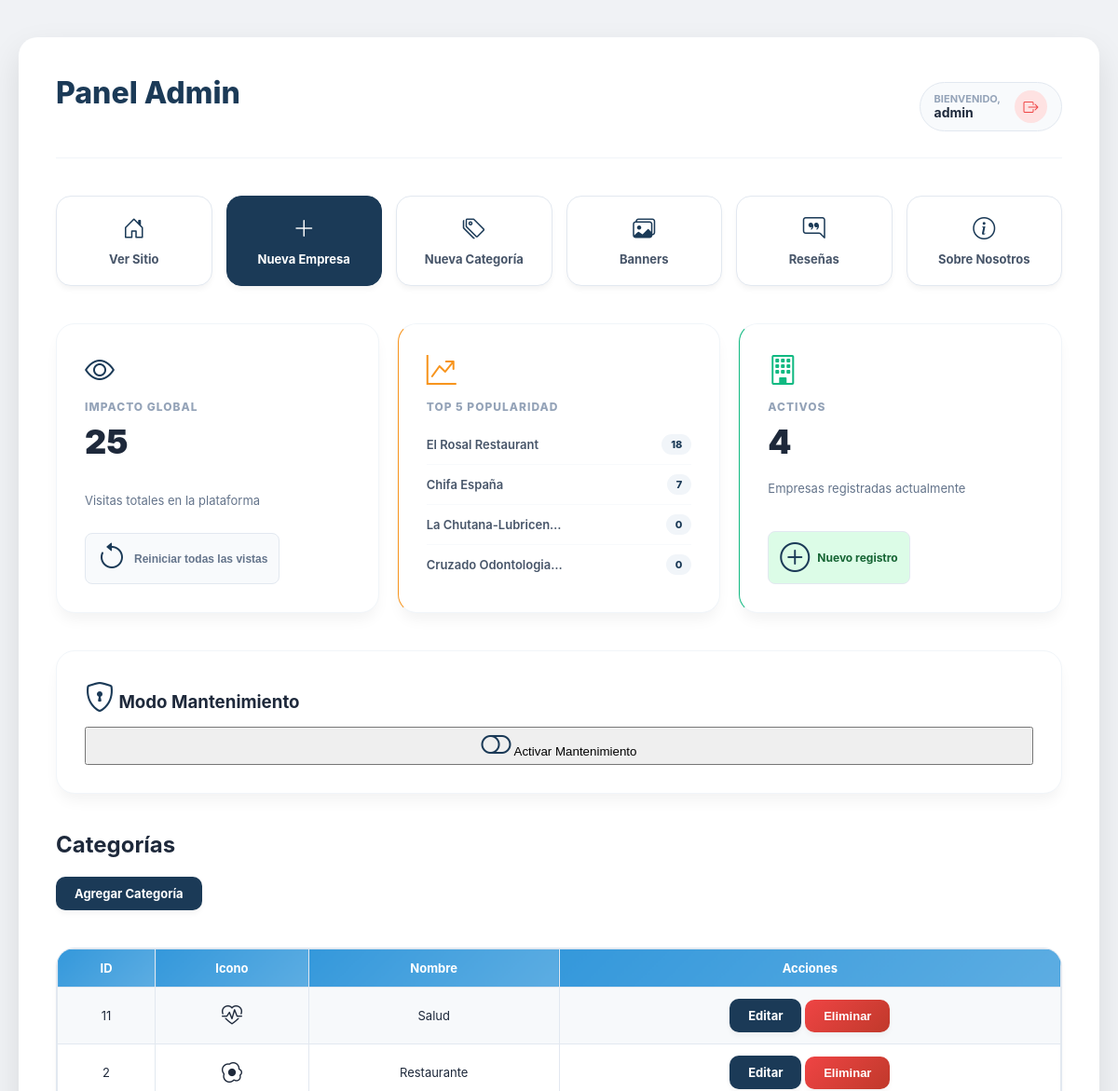
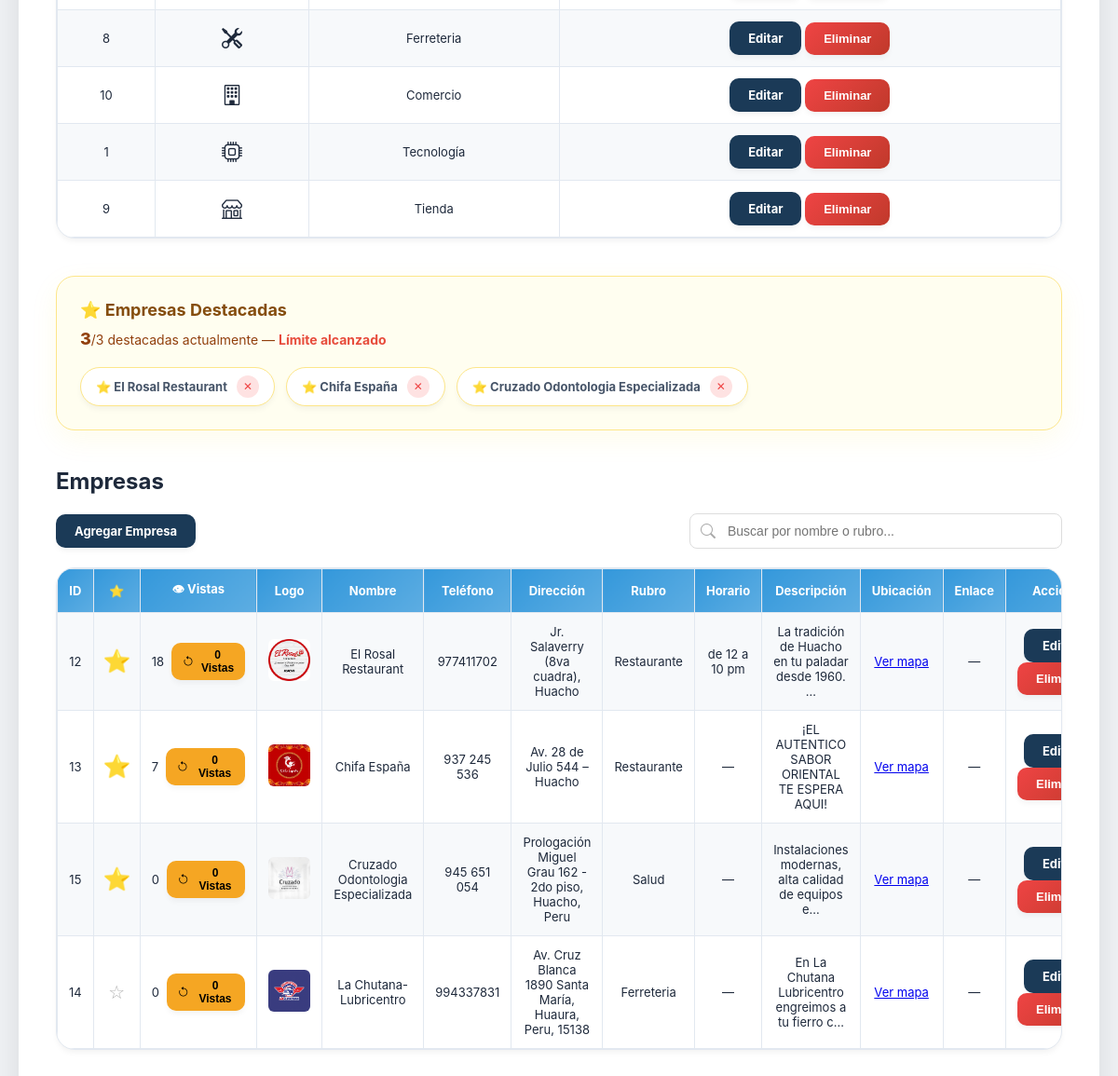
The page /login/editor.php (signed in) on the database as committed earlier (2 pictures, top to bottom).
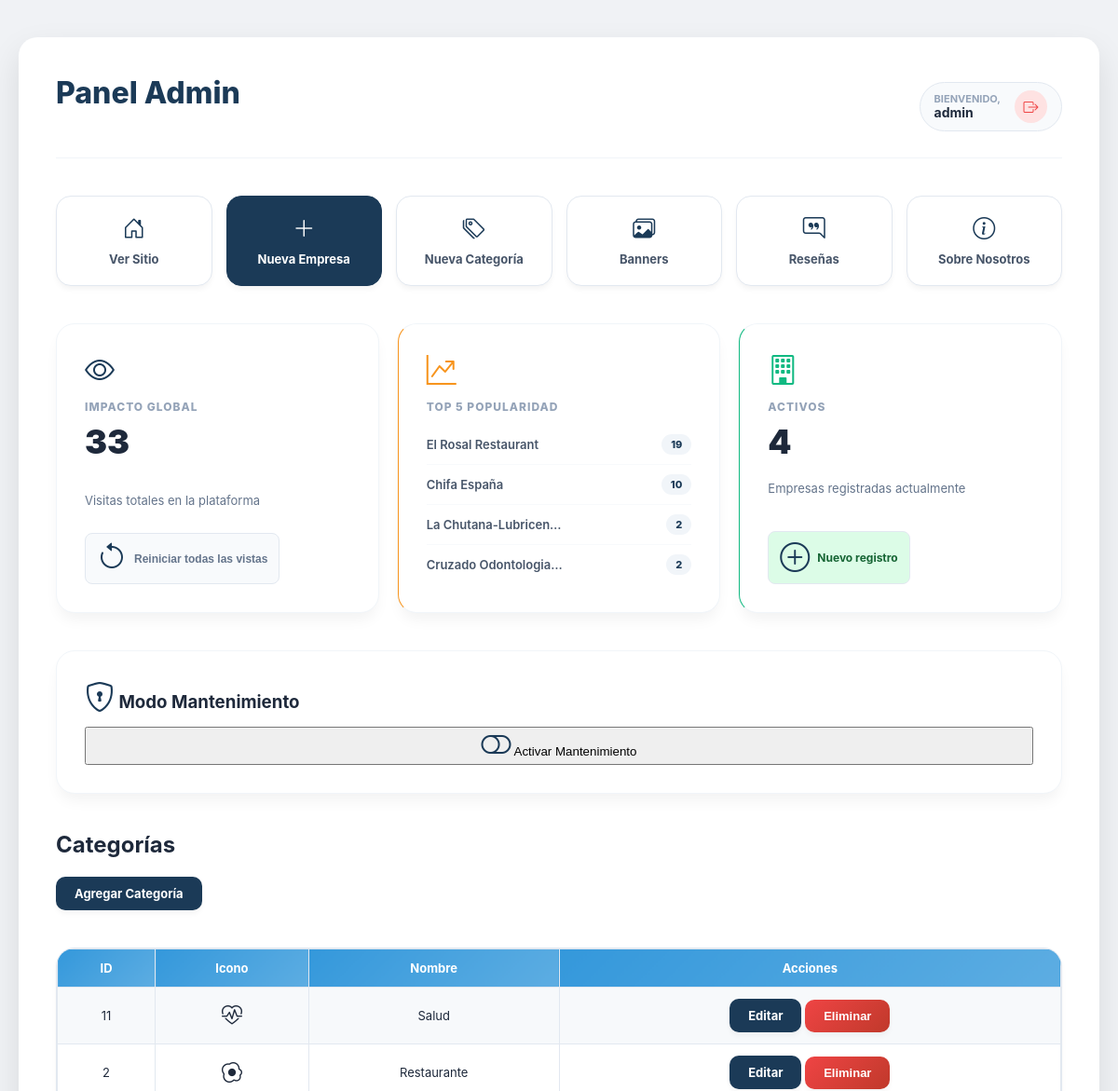
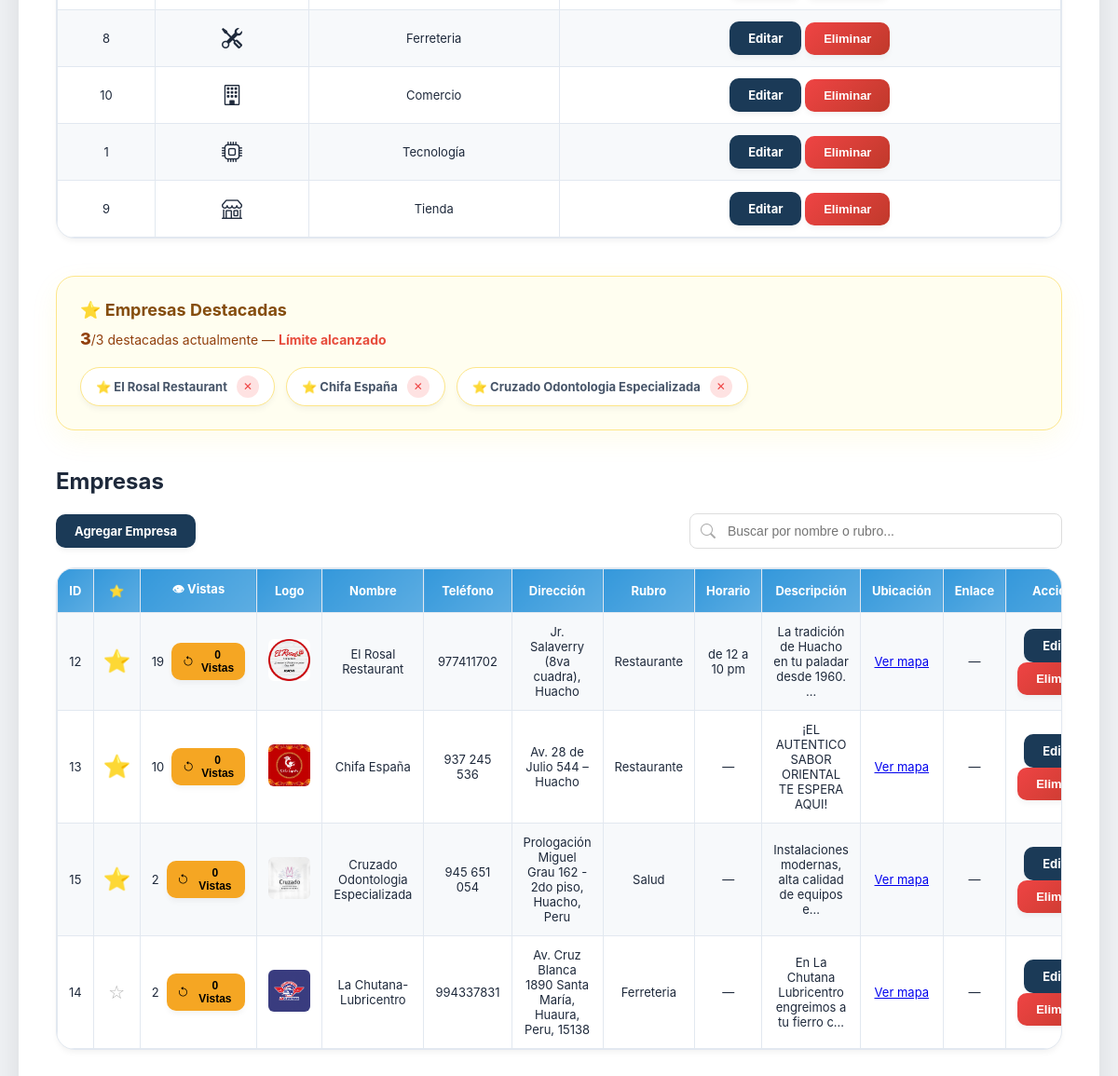
The same page on the database as committed later (2 pictures, top to bottom).
### tables this page shows
CREATE TABLE `empresas` (
  `id_empresa` int(11) NOT NULL,
  `logo` varchar(255) DEFAULT NULL,
  `nombre` varchar(150) NOT NULL,
  `slug` varchar(255) DEFAULT NULL,
  `email` varchar(100) DEFAULT NULL,
  `telefono` varchar(20) DEFAULT NULL,
  `direccion` varchar(200) DEFAULT NULL,
  `id_categoria` int(11) DEFAULT NULL,
  `fecha_registro` timestamp NOT NULL DEFAULT current_timestamp(),
  `horario` varchar(100) DEFAULT NULL,
  `descripcion` text DEFAULT NULL,
  `ubicacion_link` varchar(500) DEFAULT NULL,
  `link_empresa` varchar(255) DEFAULT NULL,
  `vistas` int(11) DEFAULT 0,
  `destacada` tinyint(1) DEFAULT 0,
  `facebook` varchar(255) DEFAULT NULL,
  `clics_whatsapp` int(11) DEFAULT 0
);

CREATE TABLE `categorias` (
  `id_categoria` int(11) NOT NULL,
  `nombre` varchar(100) NOT NULL,
  `slug` varchar(255) DEFAULT NULL,
  `descripcion` text DEFAULT NULL,
  `icono` varchar(50) DEFAULT 'bi-briefcase',
  `orden` int(11) NOT NULL DEFAULT 0
);

### login/editor.php (the view, shortened to what the changed rows need)
<?php
include '../db.php';
$rol = $_SESSION['rol'];
?>
<!DOCTYPE html>
<html lang="es">
<head>
    <link rel="stylesheet" href="<?= APP_URL ?>/assets/css/login.css?v=<?= filemtime(__DIR__ . '/../assets/css/login.css') ?>">
    <link rel="stylesheet" href="https://cdn.jsdelivr.net/npm/bootstrap-icons@1.11.3/font/bootstrap-icons.min.css">
</head>
<body>
    <div class="panel-container">
        <section class="panel">
            <div class="panel-header-flex">
                <h1 class="panel-title">Panel <?= ucfirst($rol) ?></h1>
            </div>
            <?php
            $stats_global = $conexion->query("SELECT SUM(vistas) as total, COUNT(*) as empresas FROM empresas")->fetch_assoc();
            $total_visitas = $stats_global['total'] ?? 0;
            $top5 = $conexion->query("SELECT nombre, vistas FROM empresas ORDER BY vistas DESC LIMIT 5");
            ?>
            <div class="stats-dashboard">
                <div class="stat-box">
                    <i class="bi bi-eye"></i>
                    <span class="stat-title">Impacto Global</span>
                    <span class="stat-value"><?= number_format($total_visitas) ?></span>
                    <span class="stat-footer">Visitas totales en la plataforma</span>
                    <button onclick="customConfirm('¿Reiniciar TODAS las vistas a cero?', () => reiniciarVistas())"
                        class="btn-reiniciar-vistas">
                        <i class="bi bi-arrow-counterclockwise"></i> Reiniciar todas las vistas
                    </button>
                </div>
                <div class="stat-box" style="border-left-color: #f7941d;">
                    <ul class="top5-list">
                        <?php if ($top5 && $top5->num_rows > 0): ?>
                            <?php while ($t = $top5->fetch_assoc()): ?>
                                <li class="top5-item">
                                    <span
                                        class="top5-name"><?= htmlspecialchars(mb_strimwidth($t['nombre'], 0, 20, '…')) ?></span>
                                    <span class="top5-views"><?= $t['vistas'] ?></span>
                                </li>
                            <?php endwhile; ?>
                        <?php else: ?>
                            <li class="top5-item">No hay datos suficientes</li>
                        <?php endif; ?>
                    </ul>
                </div>
            </div>
            <h2>Categorías</h2><br>
            <br><br>
            <div class="table-wrap">
                <table>
                    <tr>
                        <th>ID</th>
                        <th>Icono</th>
                        <th>Nombre</th>
                        <th>Acciones</th>
                    </tr>
                </table>
            </div>
            <br><br>
            <?php
            $res_dest = $conexion->query("SELECT id_empresa, nombre FROM empresas WHERE destacada=1");
            $total_dest = $res_dest->num_rows;
            ?>
            <div class="destacadas-section">
                <?php if ($total_dest > 0): ?>
                    <div class="destacadas-lista">
                        <?php while ($d = $res_dest->fetch_assoc()): ?>
                            <div class="destacada-chip" id="chip-<?= $d['id_empresa'] ?>">
                                ⭐ <?= htmlspecialchars($d['nombre']) ?>
                                <button onclick="toggleDestacada(<?= $d['id_empresa'] ?>, 'quitar')" title="Quitar">✕</button>
                            </div>
                        <?php endwhile; ?>
                    </div>
                <?php else: ?>
                    <p style="color:#aaa;font-size:13px;">No hay empresas destacadas. Haz clic en ☆ en la tabla para
                        destacar una.</p>
                <?php endif; ?>
            </div>
            <h2>Empresas</h2><br>
            <div class="table-wrap">
                <table>
                    <tr>
                        <th>ID</th>
                        <th>⭐</th>
                        <th>👁 Vistas</th>
                        <th>Logo</th>
                        <th>Nombre</th>
                        <th>Teléfono</th>
                        <th>Dirección</th>
                        <th>Rubro</th>
                        <th>Horario</th>
                        <th>Descripción</th>
                        <th>Ubicación</th>
                        <th>Enlace</th>
                        <th>Acciones</th>
                    </tr>
                    <?php
                    $res = $conexion->query("
                        SELECT e.id_empresa, e.logo, e.nombre, e.telefono, e.direccion,
                               e.descripcion, e.horario, e.ubicacion_link, e.link_empresa,
                               e.destacada, e.vistas, c.nombre AS categoria
                        FROM empresas e
                        JOIN categorias c ON e.id_categoria = c.id_categoria
                        ORDER BY e.destacada DESC, e.vistas DESC
                    ");
                    while ($fila = $res->fetch_assoc()):
                        ?>
                        <tr id="fila-<?= $fila['id_empresa'] ?>">
                            <td data-label="ID"><?= $fila['id_empresa'] ?></td>
                            <td data-label="Destacada">
                                <button class="btn-estrella <?= $fila['destacada'] ? 'activa' : '' ?>"
                                    onclick="toggleDestacada(<?= $fila['id_empresa'] ?>, '<?= $fila['destacada'] ? 'quitar' : 'destacar' ?>')"
                                    title="<?= $fila['destacada'] ? 'Quitar destacada' : 'Destacar' ?>">
                                    <?= $fila['destacada'] ? '⭐' : '☆' ?>
                                </button>
                            </td>
                            <td data-label="Vistas">
                                <div style="display:flex; align-items:center; gap:8px;">
                                    <?= number_format($fila['vistas']) ?>
                                    <button
                                        onclick="customConfirm('¿Reiniciar vistas de esta empresa?', () => reiniciarVistas(<?= $fila['id_empresa'] ?>))"
                                        class="btn btn-warning" style="font-size: 12px; padding: 6px 12px;">
                                        <i class="bi bi-arrow-counterclockwise"></i> 0 Vistas
                                    </button>
                                </div>
                            </td>
                            <td data-label="Logo">
                                <?php if (!empty($fila['logo'])): ?>
                                    <img src="<?= APP_URL ?>/assets/img/<?= htmlspecialchars($fila['logo']) ?>"
                                        style="width:45px;height:45px;object-fit:cover;border-radius:6px;">
                                <?php else: ?>—<?php endif; ?>
                            </td>
                            <td data-label="Nombre"><?= htmlspecialchars($fila['nombre']) ?></td>
                            <td data-label="Teléfono"><?= htmlspecialchars($fila['telefono'] ?? '—') ?></td>
                            <td data-label="Dirección"><?= htmlspecialchars($fila['direccion'] ?? '—') ?></td>
                            <td data-label="Rubro"><?= htmlspecialchars($fila['categoria']) ?></td>
                            <td data-label="Horario">
                                <?= !empty($fila['horario']) ? htmlspecialchars($fila['horario']) : '—' ?>
                            </td>
                            <td data-label="Descripción">
                                <?= !empty($fila['descripcion']) ? htmlspecialchars(mb_strimwidth($fila['descripcion'], 0, 50, '…')) : '—' ?>
                            </td>
                            <td data-label="Mapa">
                                <?php if (!empty($fila['ubicacion_link'])): ?>
                                    <a href="<?= htmlspecialchars($fila['ubicacion_link']) ?>" target="_blank">Ver mapa</a>
                                <?php else: ?>—<?php endif; ?>
                            </td>
                            <td data-label="Web">
                                <?php if (!empty($fila['link_empresa'])): ?>
                                    <a href="<?= htmlspecialchars($fila['link_empresa']) ?>" target="_blank">Ver página</a>
                                <?php else: ?>—<?php endif; ?>
                            </td>
                            <td data-label="Acciones">
                                <div class="acciones">
                                    <a href="editar.php?id=<?= $fila['id_empresa'] ?>" class="btn">Editar</a>
                                    <button onclick="eliminarRegistro('empresa', <?= $fila['id_empresa'] ?>, this)"
                                        class="btn btn-danger">Eliminar</button>
                                </div>
                            </td>
                        </tr>
                    <?php endwhile; ?>
                </table>
            </div>
            <br><br>
        </section>
    </div>
</body>
</html>

Rows that differ between the two databases and show on the page:
changed empresas "El Rosal Restaurant": vistas "18" → "19"
changed empresas "Chifa España": vistas "7" → "10"
changed empresas "La Chutana-Lubricentro": vistas "0" → "2"
changed empresas "Cruzado Odontologia Especializada": vistas "0" → "2"
Other text that changed with them:
$total_visitas: "25" → "33"
